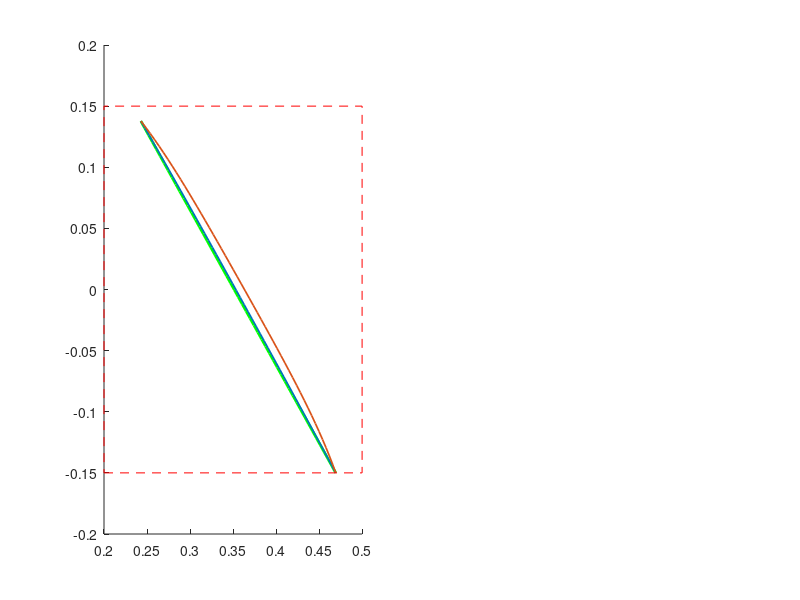

MATLAB code for this plot: (Note: this script raises an error after producing the figure.)
% plotting animations of trajectory optimization outputs

% Andrew SaLoutos
% 5/19/21

% make sure functions are on path
addpath(genpath('block_functions'))
addpath(genpath('mc_arm_functions'))

% import trajectory data
clear all

% start with linear data
load('multi_traj_data_linear_MC_2.mat');

% make sure video filenames agree
filename = 'Figures/animate_all_valid_traj_MC_2.avi';

% MC arm
m1 = 0.195;             m2 = 0.262;
m3 = 0.053;             m_motor = 0.527;
I1 = 0.001170;          I2 = 0.001186;
I3 = 0.000096;          I_motor = 0.000508;
Ir = 0.000064;          N = 6;
l_O_m1 = 0.092;         l_A_m2 = 0.201;
l_B_m3 = 0.038;         l_OA = 0.2085;
l_AB = 0.265;           l_BC = 0.1225;
g = 9.81; % do I want gravity to start?
% parameters
p   = [m1 m2 m3 m_motor I1 I2 I3 I_motor Ir N l_O_m1 l_A_m2 l_B_m3 l_OA l_AB l_BC g]'; 

% define object parameters
mo = 1;
LLo = mo*eye(2);

% select trajectories
sel_traj = [18,27,30]; %[1:7,9:23,25:30]; % entries that aren't NaN for either row; %, 27, 30]; %[9, 15, 20]; % linear
% minimum traj are [5, 27, 30]

% iterate through each trajectory and plot
% nf = length(sel_traj)*51; % 51 frames per trajectory?

% struct to save frames for video
F1(48*51) = struct('cdata',[],'colormap',[]);

% % joint limits of hardware
% q_ub = [ 1.880,  2.716,  1.016];
% q_lb = [-1.880, -2.716, -1.540];

% for loop through trajectories
counter = 0;
for ii=1:length(sel_traj)
    
    % for each trajectory
    time_vec = TO_data_plain(sel_traj(ii)).time;
    des_pts = TO_data_plain(sel_traj(ii)).pts;
        
    X = TO_data_plain(sel_traj(ii)).data;
    X_m_l3 = TO_data_meff_link3(sel_traj(ii)).data;
    
    act_pts = X.p;
    act_pts_m_l3 = X_m_l3.p;

    meff = X.meff;
    meff_m_l3 = X_m_l3.meff;

    verr = X.v(3,:);
    verr_m_l3 = X_m_l3.v(3,:);

    q0 = X.q(:,1);
    qf = X.q(:,end);
    q0_m_l3 = X_m_l3.q(:,1);
    qf_m_l3 = X_m_l3.q(:,end);

    q = X.q;
    q_m_l3 = X_m_l3.q;  
    
    
    dq = X.dq;
    dq_m_l3 = X_m_l3.dq;
    
    LLv = X.LLv;
    LLv_m_l3 = X_m_l3.LLv;    
    
    % get exit velocities [vx; vy; ||v||];
    exit_vel = zeros(3,length(time_vec));
    exit_vel_m_l3 = zeros(3,length(time_vec));
    
    for jj=1:length(time_vec)
        
        v_temp = X.v(1:2,jj);
        LLv_temp = reshape(LLv(:,jj),2,2);
        ex_vel_temp = 2*inv(LLv_temp+LLo)*LLv_temp*v_temp;
        exit_vel(:,jj) = [ex_vel_temp; norm(ex_vel_temp)];
        
        v_temp = X_m_l3.v(1:2,jj);
        LLv_temp = reshape(LLv_m_l3(:,jj),2,2);
        ex_vel_temp = 2*inv(LLv_temp+LLo)*LLv_temp*v_temp;
        exit_vel_m_l3(:,jj) = [ex_vel_temp; norm(ex_vel_temp)];
        
    end
    
%     joint_up_lims = zeros(3,length(time_vec));
%     joint_low_lims = zeros(3,length(time_vec));
%     
%     for jj=1:length(time_vec)
%         for kk=1:3
%             joint_up_lims(kk,jj) = (q(kk,jj)>q_ub(kk));
%             joint_low_lims(kk,jj) = (q(kk,jj)<q_lb(kk));
%         end
%     end
%     
%     joint_up_lims
%     joint_low_lims
    
    
%     % print trajectory data for hardware tests
%     fprintf('\n\n Plain Linear Trajectory %d \n\n', sel_traj(ii));
%     for jj=1:length(time_vec)
%         if (jj==1)
%             fprintf('{{ %.3ff, %.3ff, %.3ff, %.3ff, %.3ff, %.3ff, %.3ff},\n', time_vec(jj), q(1,jj), q(2,jj), q(3,jj), dq(1,jj), dq(2,jj), dq(3,jj));
%         elseif (jj==length(time_vec))
%             fprintf('{ %.3ff, %.3ff, %.3ff, %.3ff, %.3ff, %.3ff, %.3ff}};\n', time_vec(jj), q(1,jj), q(2,jj), q(3,jj), dq(1,jj), dq(2,jj), dq(3,jj));
%         else
%             fprintf('{ %.3ff, %.3ff, %.3ff, %.3ff, %.3ff, %.3ff, %.3ff},\n', time_vec(jj), q(1,jj), q(2,jj), q(3,jj), dq(1,jj), dq(2,jj), dq(3,jj));
%         end
%     end
%     fprintf('\n\n CA Linear Trajectory %d \n\n', sel_traj(ii));
%     for jj=1:length(time_vec)
%         if (jj==1)
%             fprintf('{{ %.3ff, %.3ff, %.3ff, %.3ff, %.3ff, %.3ff, %.3ff},\n', time_vec(jj), q_m_l3(1,jj), q_m_l3(2,jj), q_m_l3(3,jj), dq_m_l3(1,jj), dq_m_l3(2,jj), dq_m_l3(3,jj));
%         elseif (jj==length(time_vec))
%             fprintf('{ %.3ff, %.3ff, %.3ff, %.3ff, %.3ff, %.3ff, %.3ff}};\n', time_vec(jj), q_m_l3(1,jj), q_m_l3(2,jj), q_m_l3(3,jj), dq_m_l3(1,jj), dq_m_l3(2,jj), dq_m_l3(3,jj));
%         else
%             fprintf('{ %.3ff, %.3ff, %.3ff, %.3ff, %.3ff, %.3ff, %.3ff},\n', time_vec(jj), q_m_l3(1,jj), q_m_l3(2,jj), q_m_l3(3,jj), dq_m_l3(1,jj), dq_m_l3(2,jj), dq_m_l3(3,jj));
%         end
%     end
%     
    % iterate through actual trajetory and animate
    for jj=1:length(time_vec)
        % increment overall counter
        counter = counter+1;
    
        % plot desired and actual trajectories
        figure(1); clf; 
        subplot(2,2,[1 3]); hold on;

        % always plot trajectories
        plot(des_pts(1,:),des_pts(2,:),'g','LineWidth',2.0);
        plot(act_pts(1,:),act_pts(2,:),'Color',[0.0, 0.4470, 0.7410],'LineWidth',1.25);
        plot(act_pts_m_l3(1,:),act_pts_m_l3(2,:),'Color',[0.85, 0.3250, 0.0980],'LineWidth',1.25);
        % always plot arena    
        x_a = [0.2, 0.5, 0.5, 0.2, 0.2]; % for MC, UR3 plots
        y_a = [-0.15, -0.15, 0.15, 0.15, -0.15];
        plot(x_a,y_a,'r--');
        
        % initial and final joint configurations
        % darker plot is CA optimized
        kp_m_l3 = keypoints_arm(q_m_l3(:,jj),p);
        rA_m_l3 = kp_m_l3(:,1);
        rB_m_l3 = kp_m_l3(:,2);
        rC_m_l3 = kp_m_l3(:,3);
        plot([0 rA_m_l3(1)],[0 rA_m_l3(2)],'Color',[0.3,0.3,0.3],'LineWidth',2);
        plot([rA_m_l3(1) rB_m_l3(1)],[rA_m_l3(2) rB_m_l3(2)],'Color',[0.3,0.3,0.3],'LineWidth',2);
        plot([rB_m_l3(1) rC_m_l3(1)],[rB_m_l3(2) rC_m_l3(2)],'Color',[0.3,0.3,0.3],'LineWidth',2);
        plot([0 rA_m_l3(1) rB_m_l3(1)],[0 rA_m_l3(2) rB_m_l3(2)],'o','Color',[0.3,0.3,0.3],'MarkerSize',5,'MarkerFaceColor',[0.3,0.3,0.3]);
        % lighter plot is plain
        kp = keypoints_arm(q(:,jj),p);
        rA = kp(:,1);
        rB = kp(:,2);
        rC = kp(:,3);
        plot([0 rA(1)],[0 rA(2)],'Color',[0.45,0.45,0.45],'LineWidth',2);
        plot([rA(1) rB(1)],[rA(2) rB(2)],'Color',[0.45,0.45,0.45],'LineWidth',2);
        plot([rB(1) rC(1)],[rB(2) rC(2)],'Color',[0.45,0.45,0.45],'LineWidth',2);
        plot([0 rA(1) rB(1)],[0 rA(2) rB(2)],'o','Color',[0.45,0.45,0.45],'MarkerSize',5,'MarkerFaceColor',[0.45,0.45,0.45]);

        xlabel('X'); ylabel('Y'); legend({'Des','Plain','CA'}, 'FontSize',12);
        axis equal; 
        xlim([-0.1, 0.6]); ylim([-0.3,0.3]);


        % plot effective mass over time
        meff(1,1) = meff(1,2); % shouldn't be any velocity at t=0 (just numerical noise from optimization), set to meff at next time-step for nice visuals 
        meff_m_l3(1,1) = meff_m_l3(1,2);
        subplot(2,2,2); hold on;
        plot(time_vec,meff(1,:),'LineWidth',1.25,'Color',[0.0, 0.4470, 0.7410]); % add 'o-'
        plot(time_vec,meff_m_l3(1,:),'LineWidth',1.25,'Color',[0.85, 0.3250, 0.0980]);
        
        plot(time_vec(jj),meff(1,jj),'o','LineWidth',1.25,'Color',[0.0, 0.4470, 0.7410]); % plot for current time as well
        plot(time_vec(jj),meff_m_l3(1,jj),'o','LineWidth',1.25,'Color',[0.85, 0.3250, 0.0980]);
        
        xlabel('Time (s)'); ylabel('m_{eff}  (kg)'); 
        legend({'Plain', 'CA'},'FontSize',12,'Location','northwest');
        ylim([0, 1.0]);
        title('Effective Mass');

        % plot norm of exit velocity over time
        subplot(2,2,4); hold on;
        plot(time_vec,exit_vel(3,:),'LineWidth',1.25,'Color',[0.0, 0.4470, 0.7410]);
        plot(time_vec,exit_vel_m_l3(3,:),'LineWidth',1.25,'Color',[0.85, 0.3250, 0.0980]);
        
        plot(time_vec(jj),exit_vel(3,jj),'o','LineWidth',1.25,'Color',[0.0, 0.4470, 0.7410]);
        plot(time_vec(jj),exit_vel_m_l3(3,jj),'o','LineWidth',1.25,'Color',[0.85, 0.3250, 0.0980]);
        ylim([0, 0.4]);
        xlabel('Time (s)'); ylabel('||v_{exit}|| (m/s)');
        legend({'Plain', 'CA'},'FontSize',12,'Location','northwest');
        title('Exit Velocity, for Object With m=1.0kg');

        plt_title = sprintf('Optimized Trajectory with Effective Mass and Exit Velocity for Linear Reference Trajectory #%d', sel_traj(ii));
        sgtitle(plt_title);

        
%         t = annotation('textbox', [0.2, 0.1, 0.2, 0], 'string', 'Trajectories at 0.2x speed');
%         t.LineStyle = 'none';
%         t.FontSize = 14;
        
        % save figure as frame
        F1(counter) = getframe(gcf);

        % stop between each trajectory
%         pause(0.1);
        
    end % move to next trajectory
    
end

figure; plot(des_pts(1,:),des_pts(2,:))

% switch to sinusoid data
load('multi_traj_data_sinusoid_MC_2.mat');
sel_traj = [6,13,16]; %1:20; %[6, 12, 20]; % sinusoids
% minimum traj are [14,18,19]


for ii=1:length(sel_traj)
    
    % for each trajectory
    time_vec = TO_data_plain(sel_traj(ii)).time;
    des_pts = TO_data_plain(sel_traj(ii)).pts;
    
    X = TO_data_plain(sel_traj(ii)).data;
    X_m_l3 = TO_data_meff_link3(sel_traj(ii)).data;

    act_pts = X.p;
    act_pts_m_l3 = X_m_l3.p;

    meff = X.meff;
    meff_m_l3 = X_m_l3.meff;

    verr = X.v(3,:);
    verr_m_l3 = X_m_l3.v(3,:);

    q0 = X.q(:,1);
    qf = X.q(:,end);
    q0_m_l3 = X_m_l3.q(:,1);
    qf_m_l3 = X_m_l3.q(:,end);

    q = X.q;
    q_m_l3 = X_m_l3.q;  
    
    dq = X.dq;
    dq_m_l3 = X_m_l3.dq;
    
    LLv = X.LLv;
    LLv_m_l3 = X_m_l3.LLv;    
    
    % get exit velocities [vx; vy; ||v||];
    exit_vel = zeros(3,length(time_vec));
    exit_vel_m_l3 = zeros(3,length(time_vec));
    
    for jj=1:length(time_vec)
        
        v_temp = X.v(1:2,jj);
        LLv_temp = reshape(LLv(:,jj),2,2);
        ex_vel_temp = 2*inv(LLv_temp+LLo)*LLv_temp*v_temp;
        exit_vel(:,jj) = [ex_vel_temp; norm(ex_vel_temp)];
        
        v_temp = X_m_l3.v(1:2,jj);
        LLv_temp = reshape(LLv_m_l3(:,jj),2,2);
        ex_vel_temp = 2*inv(LLv_temp+LLo)*LLv_temp*v_temp;
        exit_vel_m_l3(:,jj) = [ex_vel_temp; norm(ex_vel_temp)];
        
    end
    
%     joint_up_lims = zeros(3,length(time_vec));
%     joint_low_lims = zeros(3,length(time_vec));
%     
%     for jj=1:length(time_vec)
%         for kk=1:3
%             joint_up_lims(kk,jj) = (q(kk,jj)>q_ub(kk));
%             joint_low_lims(kk,jj) = (q(kk,jj)<q_lb(kk));
%         end
%     end
%     
%     joint_up_lims
%     joint_low_lims
%     
%     % print trajectory data for hardware tests
%     fprintf('\n\n Plain Sinusoid Trajectory %d \n\n', sel_traj(ii));
%     for jj=1:length(time_vec)
%         if (jj==1)
%             fprintf('{{ %.3ff, %.3ff, %.3ff, %.3ff, %.3ff, %.3ff, %.3ff},\n', time_vec(jj), q(1,jj), q(2,jj), q(3,jj), dq(1,jj), dq(2,jj), dq(3,jj));
%         elseif (jj==length(time_vec))
%             fprintf('{ %.3ff, %.3ff, %.3ff, %.3ff, %.3ff, %.3ff, %.3ff}};\n', time_vec(jj), q(1,jj), q(2,jj), q(3,jj), dq(1,jj), dq(2,jj), dq(3,jj));
%         else
%             fprintf('{ %.3ff, %.3ff, %.3ff, %.3ff, %.3ff, %.3ff, %.3ff},\n', time_vec(jj), q(1,jj), q(2,jj), q(3,jj), dq(1,jj), dq(2,jj), dq(3,jj));
%         end
%     end
%     fprintf('\n\n CA Sinusoid Trajectory %d \n\n', sel_traj(ii));
%     for jj=1:length(time_vec)
%         if (jj==1)
%             fprintf('{{ %.3ff, %.3ff, %.3ff, %.3ff, %.3ff, %.3ff, %.3ff},\n', time_vec(jj), q_m_l3(1,jj), q_m_l3(2,jj), q_m_l3(3,jj), dq_m_l3(1,jj), dq_m_l3(2,jj), dq_m_l3(3,jj));
%         elseif (jj==length(time_vec))
%             fprintf('{ %.3ff, %.3ff, %.3ff, %.3ff, %.3ff, %.3ff, %.3ff}};\n', time_vec(jj), q_m_l3(1,jj), q_m_l3(2,jj), q_m_l3(3,jj), dq_m_l3(1,jj), dq_m_l3(2,jj), dq_m_l3(3,jj));
%         else
%             fprintf('{ %.3ff, %.3ff, %.3ff, %.3ff, %.3ff, %.3ff, %.3ff},\n', time_vec(jj), q_m_l3(1,jj), q_m_l3(2,jj), q_m_l3(3,jj), dq_m_l3(1,jj), dq_m_l3(2,jj), dq_m_l3(3,jj));
%         end
%     end
    
    % iterate through actual trajetory and animate
    for jj=1:length(time_vec)
        % increment overall counter
        counter = counter+1;
    
        % plot desired and actual trajectories
        figure(1); clf; 
        subplot(2,2,[1 3]); hold on;

        % always plot trajectories
        plot(des_pts(1,:),des_pts(2,:),'g','LineWidth',2.0);
        plot(act_pts(1,:),act_pts(2,:),'Color',[0.0, 0.4470, 0.7410],'LineWidth',1.25);
        plot(act_pts_m_l3(1,:),act_pts_m_l3(2,:),'Color',[0.85, 0.3250, 0.0980],'LineWidth',1.25);
        % always plot arena    
        x_a = [0.2, 0.5, 0.5, 0.2, 0.2]; % for MC, UR3 plots
        y_a = [-0.15, -0.15, 0.15, 0.15, -0.15];
        plot(x_a,y_a,'r--');
        
        % initial and final joint configurations
        % darker plot is CA optimized
        kp_m_l3 = keypoints_arm(q_m_l3(:,jj),p);
        rA_m_l3 = kp_m_l3(:,1);
        rB_m_l3 = kp_m_l3(:,2);
        rC_m_l3 = kp_m_l3(:,3);
        plot([0 rA_m_l3(1)],[0 rA_m_l3(2)],'Color',[0.3,0.3,0.3],'LineWidth',2);
        plot([rA_m_l3(1) rB_m_l3(1)],[rA_m_l3(2) rB_m_l3(2)],'Color',[0.3,0.3,0.3],'LineWidth',2);
        plot([rB_m_l3(1) rC_m_l3(1)],[rB_m_l3(2) rC_m_l3(2)],'Color',[0.3,0.3,0.3],'LineWidth',2);
        plot([0 rA_m_l3(1) rB_m_l3(1)],[0 rA_m_l3(2) rB_m_l3(2)],'o','Color',[0.3,0.3,0.3],'MarkerSize',5,'MarkerFaceColor',[0.3,0.3,0.3]);
        % lighter plot is plain
        kp = keypoints_arm(q(:,jj),p);
        rA = kp(:,1);
        rB = kp(:,2);
        rC = kp(:,3);
        plot([0 rA(1)],[0 rA(2)],'Color',[0.45,0.45,0.45],'LineWidth',2);
        plot([rA(1) rB(1)],[rA(2) rB(2)],'Color',[0.45,0.45,0.45],'LineWidth',2);
        plot([rB(1) rC(1)],[rB(2) rC(2)],'Color',[0.45,0.45,0.45],'LineWidth',2);
        plot([0 rA(1) rB(1)],[0 rA(2) rB(2)],'o','Color',[0.45,0.45,0.45],'MarkerSize',5,'MarkerFaceColor',[0.45,0.45,0.45]);

        xlabel('X'); ylabel('Y'); legend({'Des','Plain','CA'}, 'FontSize',12);
        axis equal; 
        xlim([-0.1, 0.6]); ylim([-0.3,0.3]);


        % plot effective mass over time
        meff(1,1) = meff(1,2); % shouldn't be any velocity at t=0 (just numerical noise from optimization), set to meff at next time-step for nice visuals 
        meff_m_l3(1,1) = meff_m_l3(1,2);
        subplot(2,2,2); hold on;
        plot(time_vec,meff(1,:),'LineWidth',1.25,'Color',[0.0, 0.4470, 0.7410]); % add 'o-'
        plot(time_vec,meff_m_l3(1,:),'LineWidth',1.25,'Color',[0.85, 0.3250, 0.0980]);
        
        plot(time_vec(jj),meff(1,jj),'o','LineWidth',1.25,'Color',[0.0, 0.4470, 0.7410]); % plot for current time as well
        plot(time_vec(jj),meff_m_l3(1,jj),'o','LineWidth',1.25,'Color',[0.85, 0.3250, 0.0980]);
        
        xlabel('Time (s)'); ylabel('m_{eff} (kg)'); 
        legend({'Plain', 'CA'},'FontSize',12,'Location','northwest');
        ylim([0, 1.0]);
        title('Effective Mass');

        % plot norm of exit velocity over time
        subplot(2,2,4); hold on;
        plot(time_vec,exit_vel(3,:),'LineWidth',1.25,'Color',[0.0, 0.4470, 0.7410]);
        plot(time_vec,exit_vel_m_l3(3,:),'LineWidth',1.25,'Color',[0.85, 0.3250, 0.0980]);
        
        plot(time_vec(jj),exit_vel(3,jj),'o','LineWidth',1.25,'Color',[0.0, 0.4470, 0.7410]);
        plot(time_vec(jj),exit_vel_m_l3(3,jj),'o','LineWidth',1.25,'Color',[0.85, 0.3250, 0.0980]);
        ylim([0, 0.4]);
        xlabel('Time (s)'); ylabel('||v_{exit}|| (m/s)');
        legend({'Plain', 'CA'},'FontSize',12,'Location','northwest');
        title('Exit Velocity, for Object With m=1.0kg');

        plt_title = sprintf('Optimized Trajectory with Effective Mass and Exit Velocity for Sinusoid Reference Trajectory #%d', sel_traj(ii));
        sgtitle(plt_title);

        % save figure as frame
        F1(counter) = getframe(gcf);

        % stop between each trajectory
%         pause(0.1);
        
    end % move to next trajectory
    
end

% figure; plot(des_pts(1,:),des_pts(2,:))

%% write videos here
disp('Writing videos...');

v1 = VideoWriter(filename);
v1.FrameRate = 30; % optional: control frame rate
open(v1)
for ii=1:(48*51) % for each timestep in each trajectory
    for jj=1:3 % play trajectories at 0.2x speed...151 frames total at 30fps
        writeVideo(v1,F1(ii));
    end
end
close(v1)
disp('...done!');


